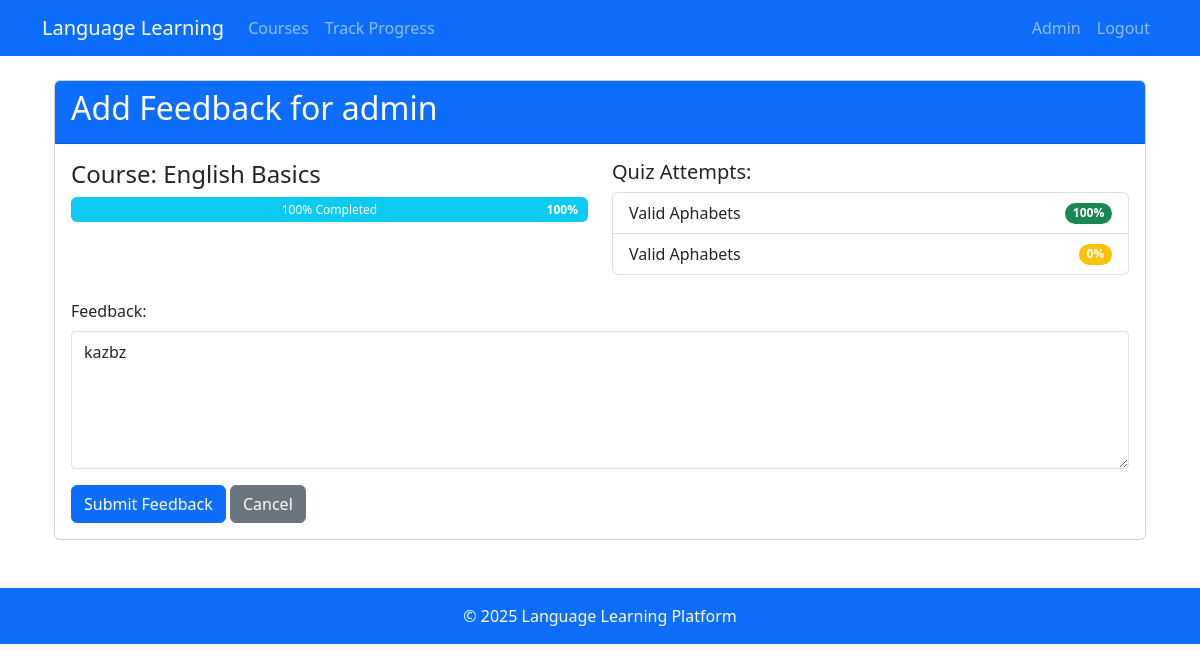
The app's page /admin-tools/progress/2/feedback/ (signed in) with its own data.
### learning/models.py (models this page shows, shortened)
class UserProgress(models.Model):
    user = models.ForeignKey(User, on_delete=models.CASCADE)
    course = models.ForeignKey(Course, on_delete=models.CASCADE)
    completed_lessons = models.ManyToManyField(Lesson, blank=True)
    last_accessed = models.DateTimeField(auto_now=True)
    admin_feedback = models.TextField(blank=True, null=True)
    feedback_date = models.DateTimeField(blank=True, null=True)
    @property
    def completion_percentage(self):
        total_lessons = self.course.lesson_set.count()
        completed_lessons = self.completed_lessons.count()
        return (completed_lessons / total_lessons * 100) if total_lessons > 0 else 0
    class Meta:
        verbose_name_plural = "User Progress"
        ordering = ['-feedback_date']

class Course(models.Model):
    title = models.CharField(max_length=200)
    language = models.ForeignKey(Language, on_delete=models.CASCADE)
    description = models.TextField()
    created_at = models.DateTimeField(auto_now_add=True)
    updated_at = models.DateTimeField(auto_now=True)
    difficulty = models.IntegerField(
        validators=[MinValueValidator(1), MaxValueValidator(5)]
    )
    is_active = models.BooleanField(default=True)

class UserQuizAttempt(models.Model):
    user = models.ForeignKey(User, on_delete=models.CASCADE)
    quiz = models.ForeignKey(Quiz, on_delete=models.CASCADE)
    score = models.FloatField()
    completed_at = models.DateTimeField(auto_now_add=True)

class Quiz(models.Model):
    lesson = models.ForeignKey(Lesson, on_delete=models.CASCADE)
    title = models.CharField(max_length=200)
    description = models.TextField(blank=True)

### learning/views.py (the view)
# urls.py: path('admin-tools/progress/<int:progress_id>/feedback/', views.add_feedback, name='add_feedback'),
@login_required
@user_passes_test(lambda u: u.is_superuser)
def add_feedback(request, progress_id):
    progress = get_object_or_404(
        UserProgress.objects.select_related('user', 'course'),
        pk=progress_id
    )
    quiz_attempts = UserQuizAttempt.objects.filter(
        user=progress.user,
        quiz__lesson__course=progress.course
    ).select_related('quiz')
    if request.method == 'POST':
        form = FeedbackForm(request.POST)
        if form.is_valid():
            progress.admin_feedback = form.cleaned_data['feedback']
            progress.feedback_date = timezone.now()
            progress.save()
            messages.success(request, 'Feedback submitted successfully!')
            return redirect('admin_progress_view')
    else:
        form = FeedbackForm(initial={'feedback': progress.admin_feedback})
    return render(request, 'admin/add_feedback.html', {
        'progress': progress,
        'quiz_attempts': quiz_attempts,
        'form': form
    })

### learning/forms.py
class FeedbackForm(forms.Form):
    feedback = forms.CharField(
        widget=forms.Textarea(attrs={
            'class': 'form-control',
            'rows': 5,
            'placeholder': 'Enter constructive feedback...'
        }),
        label='Your Feedback',
        required=True
    )

### templates/admin/add_feedback.html (shortened to what this page needs)
{% extends 'base.html' %}
{% block content %}
<div class="container mt-4">
    <div class="card">
        <div class="card-header bg-primary text-white">
            <h2>Add Feedback for {{ progress.user.username }}</h2>
        </div>
        <div class="card-body">
            <div class="row mb-4">
                <div class="col-md-6">
                    <h4>Course: {{ progress.course.title }}</h4>
                    <div class="progress mt-2" style="height: 25px;">
                        <div class="progress-bar bg-info"
                             role="progressbar"
                             style="width: {{ progress.completion_percentage|floatformat:0 }}%"
                             aria-valuenow="{{ progress.completion_percentage|floatformat:0 }}"
                             aria-valuemin="0"
                             aria-valuemax="100">
                            {{ progress.completion_percentage|floatformat:0 }}% Completed
                        </div>
                    </div>
                </div>
                <div class="col-md-6">
                    {% if quiz_attempts %}
                    <h5>Quiz Attempts:</h5>
                    <ul class="list-group">
                        {% for attempt in quiz_attempts %}
                        <li class="list-group-item d-flex justify-content-between align-items-center">
                            {{ attempt.quiz.title }}
                            <span class="badge bg-{% if attempt.score >= 70 %}success{% else %}warning{% endif %} rounded-pill">
                                {{ attempt.score|floatformat:0 }}%
                            </span>
                        </li>
                        {% endfor %}
                    </ul>
                    {% else %}
                    <p class="text-muted">No quiz attempts yet</p>
                    {% endif %}
                </div>
            </div>
            <form method="post">
                <div class="mb-3">
                    <label for="{{ form.feedback.id_for_label }}" class="form-label">Feedback:</label>
                    {{ form.feedback }}
                </div>
                <button type="submit" class="btn btn-primary">Submit Feedback</button>
                <a href="{% url 'admin_progress_view' %}" class="btn btn-secondary">Cancel</a>
            </form>
        </div>
    </div>
</div>
{% endblock %}

### templates/base.html (style rules this page uses)
body { padding-top: 56px; }
.progress { height: 20px; }
.form-control, .form-select { border-radius: 0.25rem; padding: 0.5rem 0.75rem; }
.progress { position: relative; }
.progress-bar::after { content: attr(aria-valuenow) "%"; position: absolute; right: 10px; color: white; font-weight: bold; }

### records on screen
UserProgress: user.username "admin", course "English Basics", completion_percentage "100"
UserQuizAttempt: quiz "Valid Aphabets", score "100"
UserQuizAttempt: quiz "Valid Aphabets", score "0"
